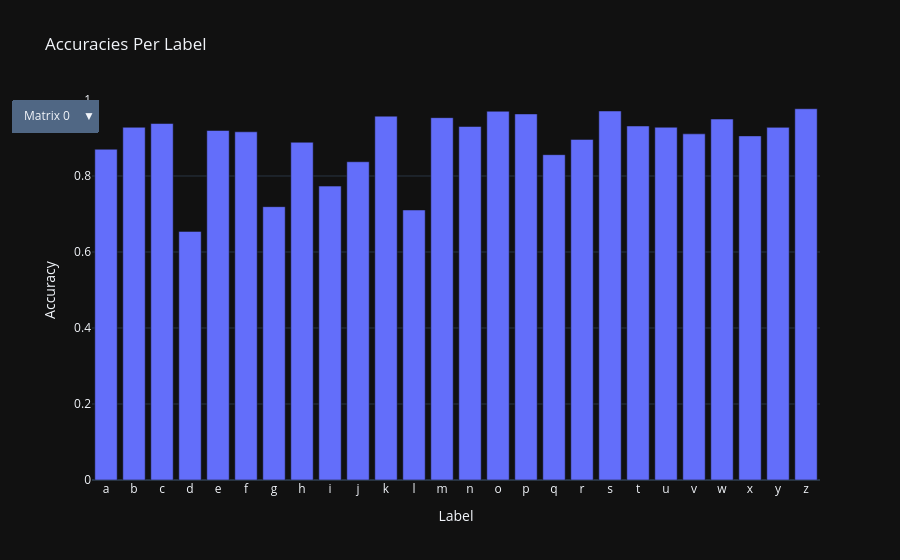

Here is the notebook cell this chart was saved with:
### Code cell
visualise_label_accuracies([20])
visualise_metrics([20])

### Figure 1 — Plotly figure (JSON) as saved in the notebook; plotly's stock layout.template omitted (floating-point values rounded to 4 significant figures)
{"data": [{"name": "Model Model 20", "type": "bar", "visible": true, "x": ["a", "b", "c", "d", "e", "f", "g", "h", "i", "j", "k", "l", "m", "n", "o", "p", "q", "r", "s", "t", "u", "v", "w", "x", "y", "z"], "y": [0.8704, 0.9282, 0.9381, 0.6543, 0.9198, 0.9163, 0.7193, 0.8888, 0.7734, 0.8375, 0.9575, 0.7106, 0.9535, 0.9304, 0.9703, 0.9634, 0.8561, 0.8964, 0.9711, 0.9316, 0.9284, 0.9109, 0.9498, 0.9055, 0.928, 0.9769]}], "layout": {"title": {"text": "Accuracies Per Label"}, "updatemenus": [{"buttons": [{"args": [{"visible": [true]}], "label": "Matrix 0", "method": "update"}], "direction": "down", "showactive": true, "xanchor": "center", "yanchor": "top"}], "xaxis": {"title": {"text": "Label"}}, "yaxis": {"range": [0, 1], "title": {"text": "Accuracy"}}}}
